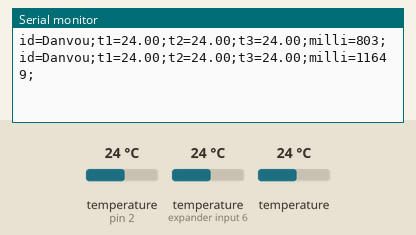
This sketch was run on a simulated Arduino Uno, built with avr-gcc and run on an emulated ATmega328P. On the bench: the last lines printed to the serial monitor. The inputs (shaded band) are chosen by the test bench; at power-on: temperature (sensors on pin 2, expander input 6) 24 °C, temperature 24 °C.

Above: at 12.4 s.
12.5 s: temperature (sensor on pin 2) set to 12 °C
21.2 s: temperature (sensor on expander input 6) set to 12 °C
At 23.0 s:
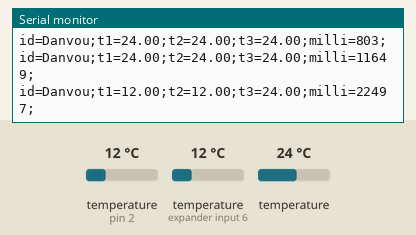
29.9 s: temperature (sensor 202) set to 12 °C
At 34.2 s:
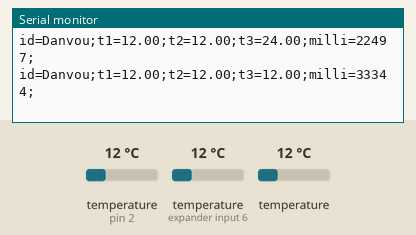
38.6 s: temperature (sensor on pin 2) set to 19 °C
At 45.4 s:
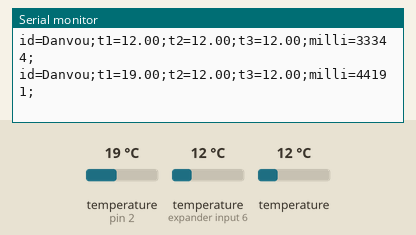
47.3 s: temperature (sensor on expander input 6) set to 19 °C
At 55.8 s:
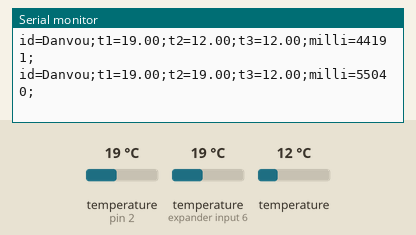
56.0 s: temperature (sensor 202) set to 19 °C
Timing chart, 0 to 59.0 s (numbered marks = the images above; inputs shaded):
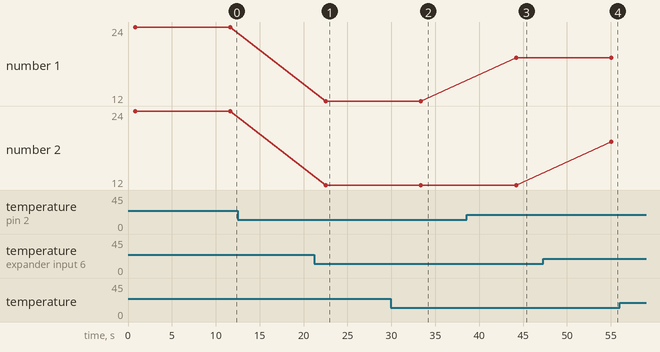

The sketch:

ThreeDs18B20Adress.ino
```cpp
/**
 * Lecture de température avec trois
 * capteurs DS18B20 par leur adresse
 */

#include <JeeLib.h>
#include <avr/sleep.h>

volatile bool adcDone;
ISR(WDT_vect) { Sleepy::watchdogEvent(); }
ISR(ADC_vect) { adcDone = true; }

#define SLEEP_DURATION 1000 * 10

/**
 *  Nous utilisons la librairie OneWire
 *  Elle doit être présente dans le répertoire libraries
 *  situé dans le répertoire des croquis/sketchs
 *  voir dans le menu Préférences
 *  cf: https://github.com/PaulStoffregen/OneWire/archive/master.zip
 */
#include <OneWire.h>

/**
 * Nous utilisons aussi la librairie DallasTemperature
 * cf: https://github.com/milesburton/Arduino-Temperature-Control-Library
 */
#include <DallasTemperature.h>

/*
 *  Le fil des données (jaune?) est relié au pin 2 (D2) du Arduino
 *  une resistance de 4,7kOhm est placée en 5V et D2
 */

#define ONE_WIRE_BUS 2

/**
 * Création d'une instance oneWire afin de pouvoir
 * communiquer avec des périphériques OneWire
 * Nb: pas seulement des capteurs Maxim/Dallas
 */
OneWire oneWire(ONE_WIRE_BUS);

/**
 * Nous passons notre instance oneWire à notre
 * objet sensors utilisant DallasTemperature
 */
DallasTemperature sensors(&oneWire);

/**
 * Adresses du capteur, cf: https://git.io/vwM2x
 * pour scanner l'adresse de votre capteur
 adresse :	0x28, 0x42, 0x6B, 0x1C, 0x07, 0x00, 0x00, 0x34
adresse :	0x28, 0xED, 0x0B, 0x2A, 0x07, 0x00, 0x00, 0x1C
adresse :	0x28, 0xF7, 0x9D, 0x29, 0x07, 0x00, 0x00, 0x2B
 */
DeviceAddress temperature1 = { 0x28, 0x42, 0x6B, 0x1C, 0x07, 0x00, 0x00, 0x34 };
DeviceAddress temperature2 = { 0x28, 0xED, 0x0B, 0x2A, 0x07, 0x00, 0x00, 0x1C };
DeviceAddress temperature3 = { 0x28, 0xF7, 0x9D, 0x29, 0x07, 0x00, 0x00, 0x2B };

void setup(void)
{
  // Initialisation du port série
  Serial.begin(9600);

  // Initialisation de notre librairie
  sensors.begin();
}


void loop(void)
{

    String tolog = builString();
    Serial.println(tolog);
    Serial.flush();delay(5);
    Sleepy::loseSomeTime(SLEEP_DURATION);

}

String builString()
{
  String dataString = "id=Danvou;";


  sensors.requestTemperatures(); // envoi de la demande
   /**
   * temperature1 est un tableau contenant l'adresse
   * de notre capteur.
   * cf: https://git.io/vwM2x pour scanner les adresses
   */
  dataString += "t1=";
  dataString += String(sensors.getTempC(temperature1));
  dataString += ";";

  dataString += "t2=";
  dataString += String(sensors.getTempC(temperature2));
  dataString += ";";

  dataString += "t3=";
  dataString += String(sensors.getTempC(temperature3));
  dataString += ";";

  dataString += "milli=";
  dataString += String(millis());
  dataString += ";";
  return dataString;
}
```

Measured:
- after the input at 21.2 s, the serial monitor: prints a new line after 1.3 s (image 1)
- after the input at 29.9 s, the serial monitor: prints a new line after 3.4 s (image 2)
- after the input at 38.6 s, the serial monitor: prints a new line after 5.6 s (image 3)
- after the input at 47.3 s, the serial monitor: prints a new line after 7.7 s (image 4)
- plotted number 1: 12 → 19 after the input at 38.6 s
